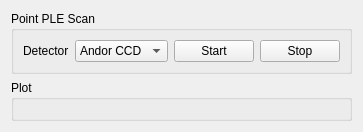
      <widget class="QWidget" name="aotf_point_scan_widget">
       <attribute name="title">
        <string>Point PLE Scan</string>
       </attribute>
       <layout class="QVBoxLayout" name="verticalLayout_4" stretch="0,1">
        <item>
         <widget class="QGroupBox" name="groupBox_3">
          <property name="title">
           <string>Point PLE Scan</string>
          </property>
          <layout class="QGridLayout" name="gridLayout_2">
           <item row="0" column="3">
            <widget class="QPushButton" name="ple_point_scan_stop_pushButton">
             <property name="text">
              <string>Stop</string>
             </property>
            </widget>
           </item>
           <item row="0" column="1">
            <widget class="QComboBox" name="ple_point_scan_detector_comboBox">
             <property name="enabled">
              <bool>true</bool>
             </property>
             <property name="editable">
              <bool>false</bool>
             </property>
             <item>
              <property name="text">
               <string>Andor CCD</string>
              </property>
             </item>
             <item>
              <property name="text">
               <string>APD</string>
              </property>
             </item>
            </widget>
           </item>
           <item row="0" column="2">
            <widget class="QPushButton" name="ple_point_scan_start_pushButton">
             <property name="text">
              <string>Start</string>
             </property>
            </widget>
           </item>
           <item row="0" column="0">
            <widget class="QLabel" name="label_8">
             <property name="text">
              <string>Detector</string>
             </property>
            </widget>
           </item>
          </layout>
         </widget>
        </item>
        <item>
         <widget class="QGroupBox" name="aotf_point_scan_plot_groupBox">
          <property name="title">
           <string>Plot</string>
          </property>
          <layout class="QVBoxLayout" name="verticalLayout_5"/>
         </widget>
        </item>
       </layout>
      </widget>
